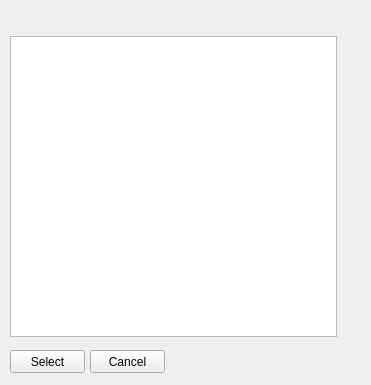
<?xml version="1.0" encoding="UTF-8"?>
<ui version="4.0">
 <class>Contacts</class>
 <widget class="QWidget" name="Contacts">
  <property name="geometry">
   <rect>
    <x>0</x>
    <y>0</y>
    <width>371</width>
    <height>385</height>
   </rect>
  </property>
  <property name="windowTitle">
   <string>Form</string>
  </property>
  <widget class="QTableView" name="tableView">
   <property name="geometry">
    <rect>
     <x>10</x>
     <y>36</y>
     <width>327</width>
     <height>301</height>
    </rect>
   </property>
  </widget>
  <widget class="QPushButton" name="buttonSelect">
   <property name="geometry">
    <rect>
     <x>10</x>
     <y>350</y>
     <width>75</width>
     <height>23</height>
    </rect>
   </property>
   <property name="text">
    <string>Select</string>
   </property>
  </widget>
  <widget class="QPushButton" name="buttonCancel">
   <property name="geometry">
    <rect>
     <x>90</x>
     <y>350</y>
     <width>75</width>
     <height>23</height>
    </rect>
   </property>
   <property name="text">
    <string>Cancel</string>
   </property>
  </widget>
 </widget>
 <resources/>
 <connections/>
</ui>
